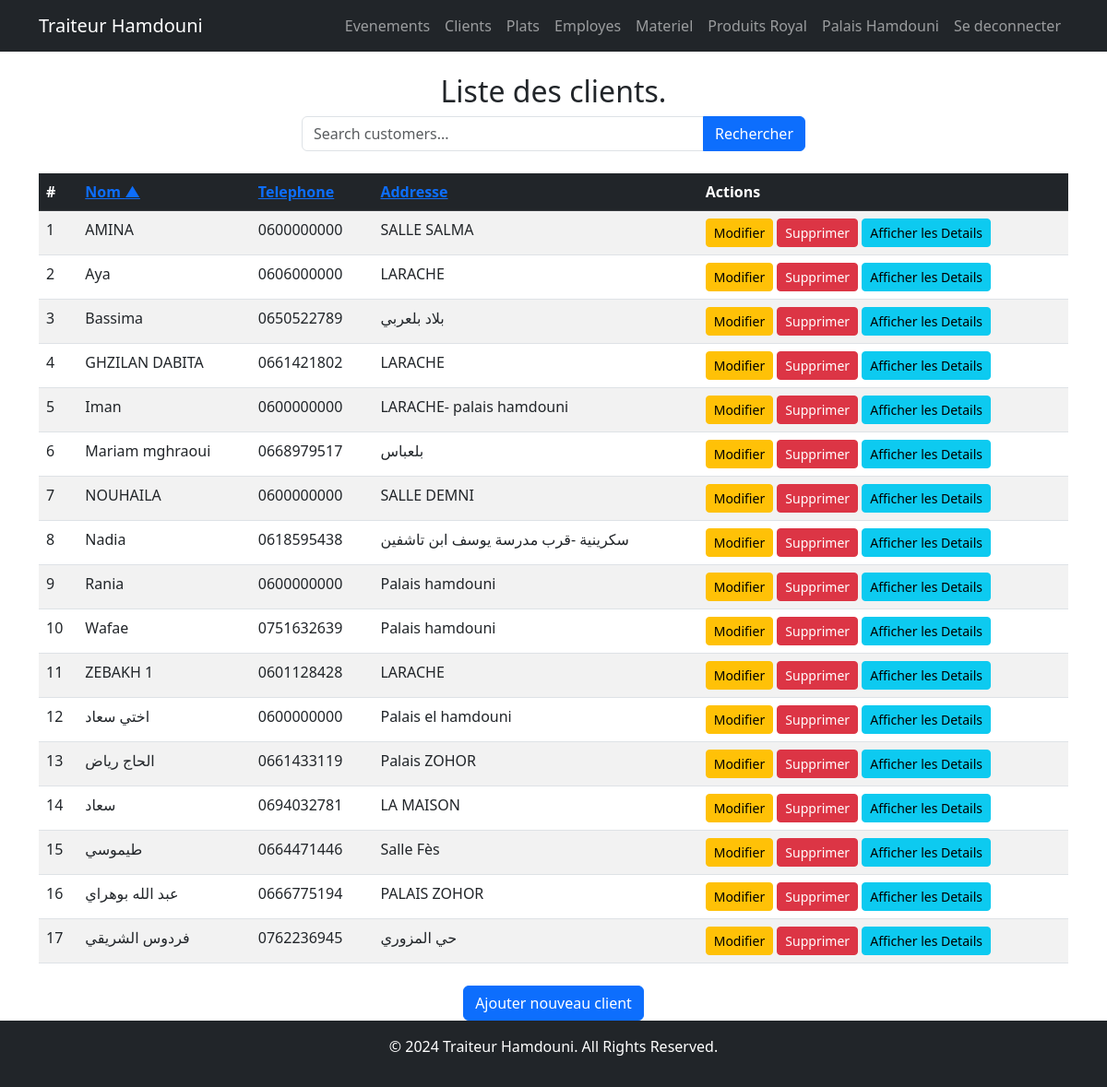
/client/customer-list/ (signed in), run on the app's committed database.
### client/models.py (models this page shows, shortened)
class Customer(models.Model):
    full_name = models.CharField(max_length=255, verbose_name="Full Name")
    phone_number = models.CharField(max_length=15, verbose_name="Phone Number")
    address = models.TextField(verbose_name="Address")

### client/views.py (the view)
# urls.py: path('customer-list/', customer_list, name='customer_list'),
def customer_list(request):
    search_query = request.GET.get('q', '')  # Get the search query from the URL parameters
    sort_by = request.GET.get('sort_by', 'full_name')  # Default sort by 'full_name'
    order = request.GET.get('order', 'asc')  # Default order is 'asc'
    if order == 'desc':
        sort_by = f'-{sort_by}'
    customers = Customer.objects.filter(
        Q(full_name__icontains=search_query) |
        Q(phone_number__icontains=search_query) |
        Q(address__icontains=search_query)
    ).order_by(sort_by)
    return render(request, 'client/customer_list.html', {
        'customers': customers,
        'current_sort': sort_by.lstrip('-'),
        'current_order': order,
        'search_query': search_query  # Pass the search query to the template
    })

### client/templates/client/customer_list.html (shortened to what this page needs)
{% extends 'base.html' %}
{% block content %}
<h2 class="text-center">Liste des clients.</h2>
<div class="row mb-4">
    <div class="col-md-6 offset-md-3">
        <form method="get" action="{% url 'customer_list' %}">
            <div class="input-group">
                <input type="text" name="q" class="form-control" placeholder="Search customers..." value="{{ search_query }}">
                <button type="submit" class="btn btn-primary">Rechercher</button>
            </div>
        </form>
    </div>
</div>
<table class="table table-striped mt-4">
    <thead class="table-dark">
        <tr>
            <th>#</th>
            <th>
                <a href="?sort_by=full_name&order={% if current_sort == 'full_name' and current_order == 'asc' %}desc{% else %}asc{% endif %}">
                    Nom
                    {% if current_sort == 'full_name' %}
                        <span>{% if current_order == 'asc' %}▲{% else %}▼{% endif %}</span>
                    {% endif %}
                </a>
            </th>
            <th>
                <a href="?sort_by=phone_number&order={% if current_sort == 'phone_number' and current_order == 'asc' %}desc{% else %}asc{% endif %}">
                    Telephone
                </a>
            </th>
            <th>
                <a href="?sort_by=address&order={% if current_sort == 'address' and current_order == 'asc' %}desc{% else %}asc{% endif %}">
                    Addresse
                </a>
            </th>
            <th>Actions</th>
        </tr>
    </thead>
    <tbody>
        {% for customer in customers %}
        <tr>
            <td>{{ forloop.counter }}</td>
            <td>{{ customer.full_name }}</td>
            <td>{{ customer.phone_number }}</td>
            <td>{{ customer.address }}</td>
            <td>
                <a href="{% url 'edit_customer' customer.pk %}" class="btn btn-sm btn-warning">Modifier</a>
                <a href="{% url 'delete_customer' customer.pk %}" class="btn btn-sm btn-danger">Supprimer</a>
                <a href="{% url 'customer_detail' customer.pk %}" class="btn btn-sm btn-info">Afficher les Details</a>
            </td>
        </tr>
        {% empty %}
        <tr>
            <td colspan="5" class="text-center">Pas de client.</td>
        </tr>
        {% endfor %}
    </tbody>
</table>
<div class="text-center mt-4">
    <a href="{% url 'add_customer' %}" class="btn btn-primary">Ajouter nouveau client</a>
</div>
{% endblock %}

### client/templates/base.html (style rules this page uses)
html, body { height: 100%; margin: 0; }
body { display: flex; flex-direction: column; }

### data on the page
Customer: full_name "AMINA", phone_number "0600000000", address "SALLE SALMA"
Customer: full_name "Aya", phone_number "0606000000", address "LARACHE"
Customer: full_name "Bassima", phone_number "0650522789", address "بلاد بلعربي"
Customer: full_name "GHZILAN DABITA", phone_number "0661421802", address "LARACHE"
Customer: full_name "Iman", phone_number "0600000000", address "LARACHE- palais hamdouni"
Customer: full_name "Mariam mghraoui", phone_number "0668979517", address "بلعباس"
Customer: full_name "NOUHAILA", phone_number "0600000000", address "SALLE DEMNI"
Customer: full_name "Nadia", phone_number "0618595438", address "سكرينية -قرب مدرسة يوسف ابن تاشفين"
Customer: full_name "Rania", phone_number "0600000000", address "Palais hamdouni"
Customer: full_name "Wafae", phone_number "0751632639", address "Palais hamdouni"
Customer: full_name "ZEBAKH 1", phone_number "0601128428", address "LARACHE"
Customer: full_name "اختي سعاد", phone_number "0600000000", address "Palais el hamdouni"
Customer: full_name "الحاج رياض", phone_number "0661433119", address "Palais ZOHOR"
Customer: full_name "سعاد", phone_number "0694032781", address "LA MAISON"
Customer: full_name "طيموسي", phone_number "0664471446", address "Salle Fès"
Customer: full_name "عبد الله بوهراي", phone_number "0666775194", address "PALAIS ZOHOR"
Customer: full_name "فردوس الشريقي", phone_number "0762236945", address "حي المزوري"
